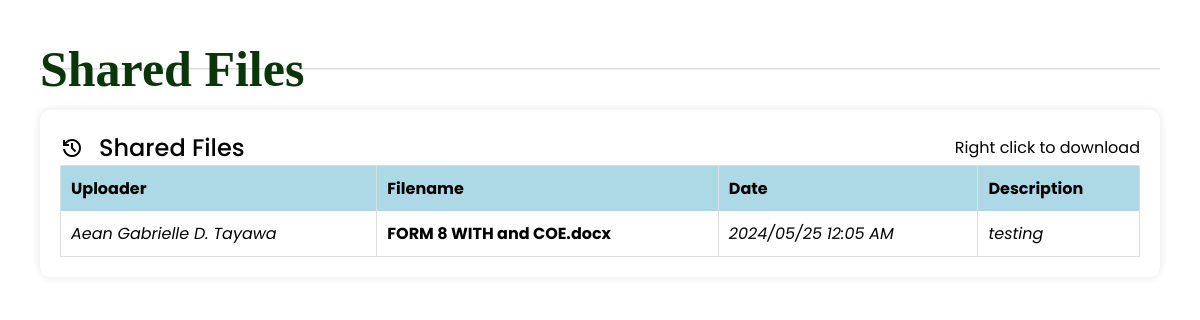
Before: /shared-files.php with the older database file.
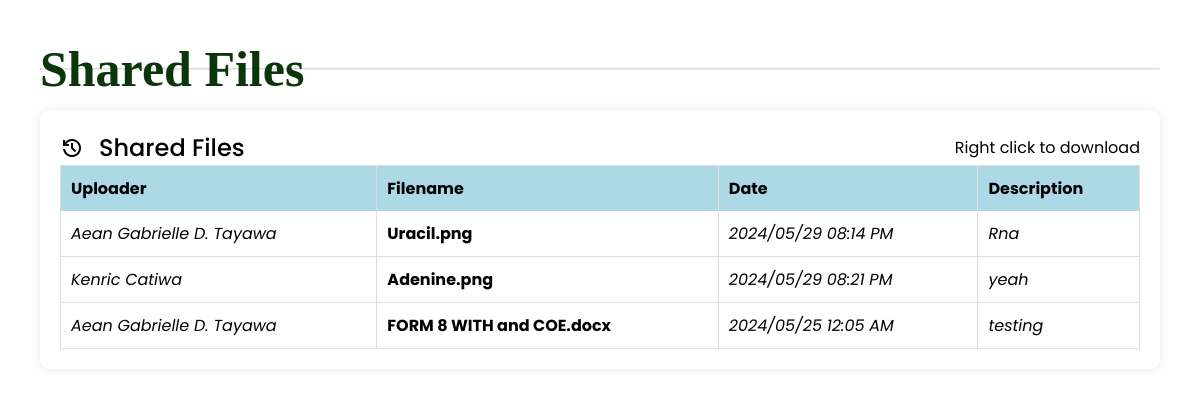
After: the same page with the newer database file.
### tables this page shows
CREATE TABLE `files` (
  `id` int(11) NOT NULL,
  `name` varchar(200) NOT NULL,
  `description` text NOT NULL,
  `user_id` int(30) NOT NULL,
  `folder_id` int(30) NOT NULL,
  `file_type` varchar(50) NOT NULL,
  `file_path` text NOT NULL,
  `is_public` tinyint(1) DEFAULT 0,
  `date_updated` datetime NOT NULL DEFAULT current_timestamp() ON UPDATE current_timestamp()
);

CREATE TABLE `users` (
  `id` int(30) NOT NULL,
  `profile_pic` varchar(128) NOT NULL,
  `name` varchar(200) NOT NULL,
  `username` varchar(100) NOT NULL,
  `password` varchar(200) NOT NULL,
  `type` tinyint(1) NOT NULL DEFAULT 2 COMMENT '1+admin , 2 = users',
  `contact_number` varchar(20) NOT NULL,
  `email` varchar(128) NOT NULL,
  `address` text NOT NULL,
  `position` varchar(50) NOT NULL,
  `birthday` varchar(50) NOT NULL,
  `gender` varchar(10) NOT NULL,
  `civil_status` varchar(20) NOT NULL
);

### shared-files.php (the view, shortened to what this page needs)
<link rel="stylesheet" href= "./css/home.css">
<link rel="stylesheet" href="https://unicons.iconscout.com/release/v4.0.0/css/line.css">
<link href='https://unpkg.com/boxicons@2.0.9/css/boxicons.min.css' rel='stylesheet'>
<div class="dash-content">
    <div class="overview">
        <div class="title">
            <h2>Shared Files</h2>
        </div>
        <hr>
    </div>
    <div class="container">
	<?php include('db_connect.php') ;
	$files = $conn->query("SELECT f.*,u.name as uname FROM files f inner join users u on u.id = f.user_id where  f.is_public = 1 order by date(f.date_updated) desc");
	?>
        <div class="activity">
            <div class="title">
                <div class="act">
                    <span class="material-symbols-outlined">history</span>
                    <span class="text">Shared Files</span>
                </div>
				<p>Right click to download</p>
            </div>
			<div class="table-container">
				<div class="dashboard-table-wrapper">
					<table class="table">
						<thead>
							<tr>
							<th>Uploader</th>
							<th>Filename</th>
							<th>Date</th>
							<th>Description</th>
							</tr>
						</thead>
						<tbody>
						<?php
					while($row=$files->fetch_assoc()):
						$name = explode(' ||',$row['name']);
						$name = isset($name[1]) ? $name[0] ." (".$name[1].").".$row['file_type'] : $name[0] .".".$row['file_type'];
						$img_arr = array('png','jpg','jpeg','gif','psd','tif');
						$doc_arr =array('doc','docx');
						$icon ='fa-file';
						if(in_array(strtolower($row['file_type']),$img_arr))
							$icon ='fa-image';
						if(in_array(strtolower($row['file_type']),$doc_arr))
							$icon ='fa-file-word';
					?>
						<tr class='file-item' data-id="<?php echo $row['id'] ?>" data-name="<?php echo $name ?>">
							<td><i><?php echo ucwords($row['uname']) ?></i></td>
							<td><large><span><i class="fa <?php echo $icon ?>"></i></span><b> <?php echo $name ?></b></large>
							</td>
							<td><i><?php echo date('Y/m/d h:i A',strtotime($row['date_updated'])) ?></i></td>
							<td><i><?php echo $row['description'] ?></i></td>
						</tr>
					<?php endwhile; ?>
					</table>
				</div>
			</div>
		</div>
	</div>
</div>

Changed rows visible on the page:
added files: user.name "Aean Gabrielle D. Tayawa", name "Uracil.png", date_updated "2024/05/29 08:14 PM", description "Rna"
added files: user.name "Kenric Catiwa", name "Adenine.png", date_updated "2024/05/29 08:21 PM", description "yeah"
